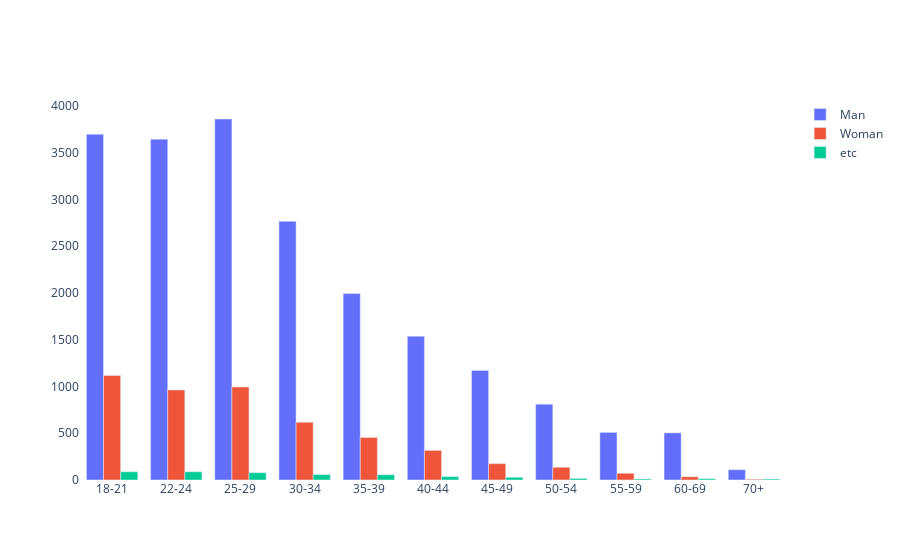

The cell this chart's notebook holds for it:
### Code cell
# 위 데이터로 막대그래프 만들기(반복문으로 차트 시각화)

fig = go.Figure()

# 반복문의 위치 : figure 안에 있다.
for gender, group in q1_q2_df.groupby("Q2"):
    print(gender)
    fig.add_trace(go.Bar(x=group['Q1'], y = group['Count'], name = gender))
    print('-' * 50)  # Man > Woman > etc 순으로 차트가 생성됨을 알 수 있다.

fig.update_layout(plot_bgcolor = 'white')  # 차트 생성 후 > update layout(순서 알아둘 것)

fig.show()

### Figure 1 — Plotly figure (JSON) as saved in the notebook; plotly's stock layout.template omitted (floating-point values rounded to 4 significant figures)
{"data": [{"name": "Man", "type": "bar", "x": ["18-21", "22-24", "25-29", "30-34", "35-39", "40-44", "45-49", "50-54", "55-59", "60-69", "70+"], "y": [3696, 3643, 3859, 2765, 1993, 1537, 1171, 811, 509, 504, 110]}, {"name": "Woman", "type": "bar", "x": ["18-21", "22-24", "25-29", "30-34", "35-39", "40-44", "45-49", "50-54", "55-59", "60-69", "70+"], "y": [1117, 963, 994, 618, 455, 317, 175, 136, 72, 35, 8]}, {"name": "etc", "type": "bar", "x": ["18-21", "22-24", "25-29", "30-34", "35-39", "40-44", "45-49", "50-54", "55-59", "60-69", "70+"], "y": [88, 88, 78, 58, 56, 36, 29, 17, 11, 14, 10]}], "layout": {"autosize": true, "plot_bgcolor": "white", "xaxis": {"autorange": true, "range": [-0.5, 10.5], "type": "category"}, "yaxis": {"autorange": true, "range": [0, 4062.0], "type": "linear"}}}
